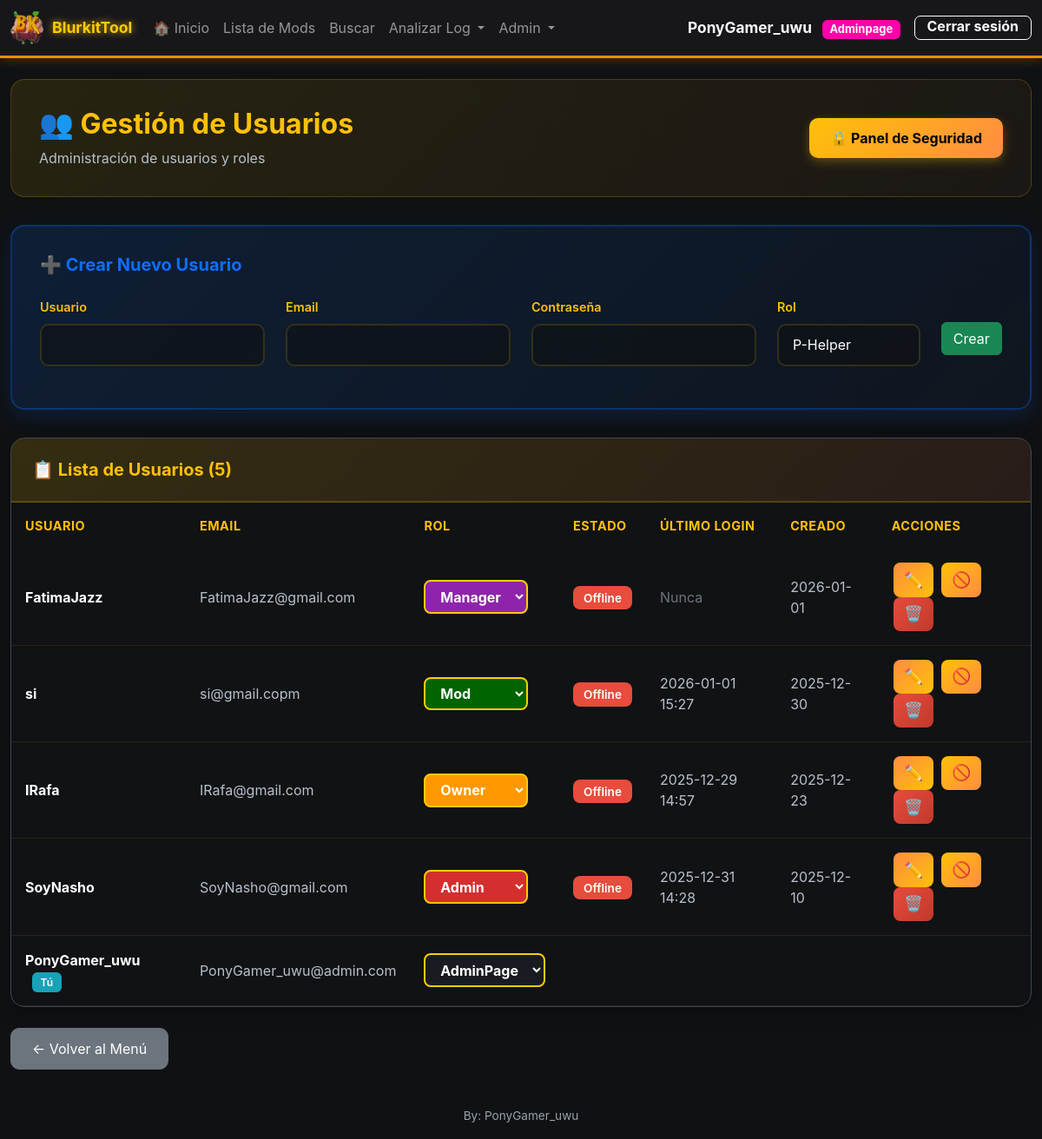
Page /admin/users (signed in) on the committed database.
### models.py (models this page shows, shortened)
class User(UserMixin, db.Model):
    __tablename__ = 'users'
    id = db.Column(db.Integer, primary_key=True)
    username = db.Column(db.String(80), unique=True, nullable=False, index=True)
    email = db.Column(db.String(120), unique=True, nullable=False, index=True)
    password_hash = db.Column(db.String(255), nullable=False)
    _role = db.Column('role', db.String(20), nullable=False, default='helper')  # helper, mod, smod, admin, adminpage
    @property
    def role(self):
        return self._role
    @role.setter
    def role(self, value):
        self._role = value
    is_active = db.Column(db.Boolean, default=True, nullable=False)
    created_at = db.Column(db.DateTime, default=datetime.utcnow, nullable=False)
    last_login = db.Column(db.DateTime)
    def has_role(self, *roles):
        if 'admin' in roles and self.role in ('adminpage', 'owner', 'founder'):
            return True
        if 'smod' in roles and self.role == 'manager':
            return True
        if 'helper' in roles and self.role == 'p-helper':
            return True
        return self.role in roles
    def is_admin(self):
        return self.role in ('admin', 'adminpage', 'owner', 'founder')

### app.py (the view)
@app.route('/admin/users')
@smod_required
def admin_users():
    users = User.query.order_by(User.created_at.desc()).all()
    now = time()
    users_with_status = []
    for user in users:
        last_seen = online_users.get(user.username)
        is_online = last_seen is not None and (now - last_seen) < ONLINE_TIMEOUT
        users_with_status.append((user, is_online))
    return render_template('admin_users.html', users=users_with_status)

### templates/admin_users.html (shortened to what this page needs)
{% extends "base.html" %}
{% block content %}
<div class="container-main mt-4">
    <div class="admin-header">
        <div class="d-flex justify-content-between align-items-center">
            <div>
                <h2>👥 Gestión de Usuarios</h2>
                <p>Administración de usuarios y roles</p>
            </div>
            {% if current_user.is_admin() %}
            <a href="{{ url_for('admin_security') }}" class="btn btn-security">
                🔒 Panel de Seguridad
            </a>
            {% endif %}
        </div>
    </div>
    <div class="create-user-card">
        <h5>➕ Crear Nuevo Usuario</h5>
        <div>
            <form method="POST" action="{{ url_for('admin_create_user') }}">
                <div class="row align-items-center">
                    <div class="col-md-3">
                        <div class="mb-3">
                            <label for="username" class="form-label">Usuario</label>
                            <input type="text" class="form-control" id="username" name="username" required>
                        </div>
                    </div>
                    <div class="col-md-3">
                        <div class="mb-3">
                            <label for="email" class="form-label">Email</label>
                            <input type="email" class="form-control" id="email" name="email" required>
                        </div>
                    </div>
                    <div class="col-md-3">
                        <div class="mb-3">
                            <label for="password" class="form-label">Contraseña</label>
                            <input type="password" class="form-control" id="password" name="password" required>
                        </div>
                    </div>
                    <div class="col-md-2">
                        <div class="mb-3">
                            <label for="role" class="form-label">Rol</label>
                            <select class="form-select" id="role" name="role" required>
                                <option value="p-helper" class="role-p-helper" selected>P-Helper</option>
                            </select>
                        </div>
                    </div>
                    <div class="col-md-1 d-flex align-items-center justify-content-center" style="height: 100%;">
                        <button type="submit" class="btn btn-success w-100">Crear</button>
                    </div>
                </div>
            </form>
        </div>
    </div>
    <div class="users-table-card">
        <div class="users-table-header">
            <h5>📋 Lista de Usuarios ({{ users|length }})</h5>
        </div>
        <div class="table-responsive">
            <table class="table mb-0">
                <thead>
                    <tr>
                        <th>Usuario</th>
                        <th>Email</th>
                        <th>Rol</th>
                        <th>Estado</th>
                        <th>Último login</th>
                        <th>Creado</th>
                        <th>Acciones</th>
                    </tr>
                </thead>
                <tbody>
                        {% for item in users %}
                        {% if item is iterable and item|length == 2 %}
                            {% set user = item[0] %}
                            {% set is_online = item[1] %}
                        {% else %}
                            {% set user = item %}
                            {% set is_online = false %}
                        {% endif %}
                        <tr {% if not user.is_active %}style="opacity: 0.6;"{% endif %}>
                            <td>
                                <strong style="color: #ffffff;">{{ user.username }}</strong>
                                {% if user.id == current_user.id %}
                                <span class="badge-you">Tú</span>
                                {% endif %}
                            </td>
                            <td style="color: #b8c1ca;">{{ user.email }}</td>
                            <td>
                                {% if user.username == 'PonyGamer_uwu' %}
                                    {% if current_user.username == 'PonyGamer_uwu' and user.username == 'PonyGamer_uwu' %}
                                        <form method="POST" action="{{ url_for('admin_change_role', user_id=user.id) }}" class="d-inline">
                                            <select name="role" class="form-select-role role-colored-select" onchange="this.form.submit()" data-current-role="{{ user.role }}">
                                                <option value="adminpage" {% if user.role == 'adminpage' %}selected{% endif %} class="role-adminpage">AdminPage</option>
                                            </select>
                                        </form>
                                    {% endif %}
                                {% else %}
                                    <form method="POST" action="{{ url_for('admin_change_role', user_id=user.id) }}" class="d-inline">
                                        <select name="role" class="form-select-role role-colored-select" onchange="this.form.submit()" data-current-role="{{ user.role }}">
                                            <option value="owner" {% if user.role == 'owner' %}selected{% endif %} class="role-owner">Owner</option>
                                            <option value="admin" {% if user.role == 'admin' %}selected{% endif %} class="role-admin">Admin</option>
                                            <option value="manager" {% if user.role == 'manager' %}selected{% endif %} class="role-manager">Manager</option>
                                            <option value="mod" {% if user.role == 'mod' %}selected{% endif %} class="role-mod">Mod</option>
                                        </select>
                                    </td>
                                    <td>
                                        {% if is_online %}
                                        <span class="badge-active" style="background-color: #28a745;">🟢 Online</span>
                                        {% elif user.is_active %}
                                        <span class="badge-inactive">Offline</span>
                                        {% else %}
                                        <span class="badge-inactive">Inactivo</span>
                                        {% endif %}
                                    </td>
                                    <td style="color: #b8c1ca;">
                                        {% if user.last_login %}
                                        {{ user.last_login.strftime('%Y-%m-%d %H:%M') }}
                                        {% else %}
                                        <span style="color: #6c757d;">Nunca</span>
                                        {% endif %}
                                    </td>
                                    <td style="color: #b8c1ca;">{{ user.created_at.strftime('%Y-%m-%d') }}</td>
                                    <td>
                                        <button type="button" class="btn btn-action btn-edit" title="Editar"
                                                data-bs-toggle="modal" data-bs-target="#editModal{{ user.id }}">
                                            ✏️
                                        </button>
                                        {% if user.id != current_user.id %}
                                        <form method="POST" action="{{ url_for('admin_toggle_user', user_id=user.id) }}" class="d-inline">
                                            {% if user.is_active %}
                                            <button type="submit" class="btn btn-action btn-kick" title="Kick (desactivar)">
                                                🚫
                                            </button>
                                            {% else %}
                                            <button type="submit" class="btn btn-action btn-activate" title="Activar">
                                                ✓
                                            </button>
                                            {% endif %}
                                        </form>
                                        <form method="POST" action="{{ url_for('admin_delete_user', user_id=user.id) }}" class="d-inline"
                                              onsubmit="return confirm('¿Banear y eliminar usuario {{ user.username }}?')">
                                            <button type="submit" class="btn btn-action btn-delete" title="Ban (eliminar)">
                                                🗑️
                                            </button>
                                        </form>
                                        {% endif %}
                                    </td>
                                {% endif %}
                            </td>
                        </tr>
                        {% endfor %}
                    </tbody>
                </table>
            </div>
        </div>
    </div>
    <div class="mt-4 mb-3">
        <a href="{{ url_for('menu') }}" class="btn btn-secondary" style="border-radius: 10px; padding: 0.7rem 1.5rem;">← Volver al Menú</a>
    </div>
{% endblock %}

### templates/base.html (shortened to what this page needs)
<!doctype html>
<html lang="es">
  <head>
    <link href="https://cdn.jsdelivr.net/npm/bootstrap@5.3.2/dist/css/bootstrap.min.css" rel="stylesheet">
    <link rel="stylesheet" href="{{ url_for('static', filename='style.css') }}">
  </head>
  <body>
    <nav class="navbar navbar-expand-lg navbar-dark" style="border-bottom: 3px solid #ff8c00; box-shadow: 0 2px 12px 0 #ff8c0044;">
      <div class="container container-main" style="display: flex; flex-wrap: nowrap; align-items: center;">
        <a class="navbar-brand d-flex align-items-center" href="{{ url_for('home') }}">
          {% set neon_color = '#ff8c00' %}
          <img src="{{ url_for('static', filename='bkicono.ico') }}" alt="Logo" style="width:38px;height:38px;border-radius:6px;object-fit:cover;margin-right:10px;vertical-align:middle;">
          <div>
            BlurkitTool
          </div>
        </a>
        {% if current_user.is_authenticated %}
        <div class="collapse navbar-collapse" id="navbarNav">
          <ul class="navbar-nav me-auto">
            <li class="nav-item">
              <a class="nav-link" href="{{ url_for('menu') }}">🏠 Inicio</a>
            </li>
            {% if request.endpoint != 'menu' %}
            <li class="nav-item">
              <a class="nav-link" href="{{ url_for('index') }}">Lista de Mods</a>
            </li>
            <li class="nav-item">
              <a class="nav-link" href="{{ url_for('search') }}">Buscar</a>
            </li>
            <li class="nav-item dropdown">
              <a class="nav-link dropdown-toggle" href="#" id="analyzeDropdown" role="button" data-bs-toggle="dropdown" aria-expanded="false">
                Analizar Log
              </a>
            </li>
            {% if current_user.is_admin() %}
            <li class="nav-item dropdown">
              <a class="nav-link dropdown-toggle" href="#" id="adminDropdown" role="button" data-bs-toggle="dropdown" aria-expanded="false">
                Admin
              </a>
            </li>
            {% endif %}
            {% endif %}
          </ul>
          <div class="d-flex align-items-center ms-auto">
            <div class="dropdown">
              <span class="text-light me-2 dropdown-toggle" id="userDropdown" data-bs-toggle="dropdown" aria-expanded="false" style="font-weight: bold; font-size: 1.08rem; text-decoration: none; cursor:pointer;">
                {{ current_user.username }}
                {% if current_user.role == 'adminpage' %}
                  <span class="badge" style="background:#ff00aa;color:#fff;font-weight:bold; margin-left: 0.5rem;">Adminpage</span>
                {% elif current_user.role == 'owner' %}
                  <span class="badge" style="background:#ff9800;color:#fff;font-weight:bold; margin-left: 0.5rem;">Owner</span>
                {% elif current_user.role == 'founder' %}
                  <span class="badge" style="background:#FFD700;color:#222;font-weight:bold; margin-left: 0.5rem;">Founder</span>
                {% elif current_user.role == 'manager' %}
                  <span class="badge" style="background:#8e24aa;color:#fff; margin-left: 0.5rem;">Manager</span>
                {% elif current_user.role == 'p-helper' %}
                  <span class="badge" style="background:#7cffb2;color:#222; margin-left: 0.5rem;">P-helper</span>
                {% elif current_user.role == 'helper' %}
                  <span class="badge" style="background:#7cffb2;color:#222; margin-left: 0.5rem;">Helper</span>
                {% elif current_user.role == 'admin' %}
                  <span class="badge bg-danger" style="margin-left: 0.5rem;">Admin</span>
                {% elif current_user.role == 'smod' %}
                  <span class="badge" style="background:#009fae;color:#fff; margin-left: 0.5rem;">Smod</span>
                {% elif current_user.role == 'mod' %}
                  <span class="badge" style="background:#006400;color:#fff; margin-left: 0.5rem;">Mod</span>
                {% else %}
                  <span class="badge bg-info" style="margin-left: 0.5rem;">{{ current_user.role|capitalize }}</span>
                {% endif %}
              </span>
            </div>
            <a class="btn btn-logout-custom ms-2" href="{{ url_for('logout') }}">Cerrar sesión</a>
          </div>
        </div>
        {% endif %}
      </nav>
    <main class="container container-main my-4">
      {% block content %}{% endblock %}
    </main>
    <footer class="container container-main text-center py-3">
      <span class="footer-note">By: PonyGamer_uwu</span>
    </footer>
  </body>
</html>

### rows in the picture
User: username "PonyGamer_uwu", shows "Tú", email "PonyGamer_uwu@admin.com", role "AdminPage"
User: username "FatimaJazz", email "FatimaJazz@gmail.com", role "Manager", is_active "Offline", shows "Nunca", created_at "2026-01-01"
User: username "si", email "si@gmail.copm", role "Mod", is_active "Offline", last_login "2026-01-01 15:27", created_at "2025-12-30"
User: username "IRafa", email "IRafa@gmail.com", role "Owner", is_active "Offline", last_login "2025-12-29 14:57", created_at "2025-12-23"
User: username "SoyNasho", email "SoyNasho@gmail.com", role "Admin", is_active "Offline", last_login "2025-12-31 14:28", created_at "2025-12-10"

### other values in the picture
{{ users|length }} "5"
